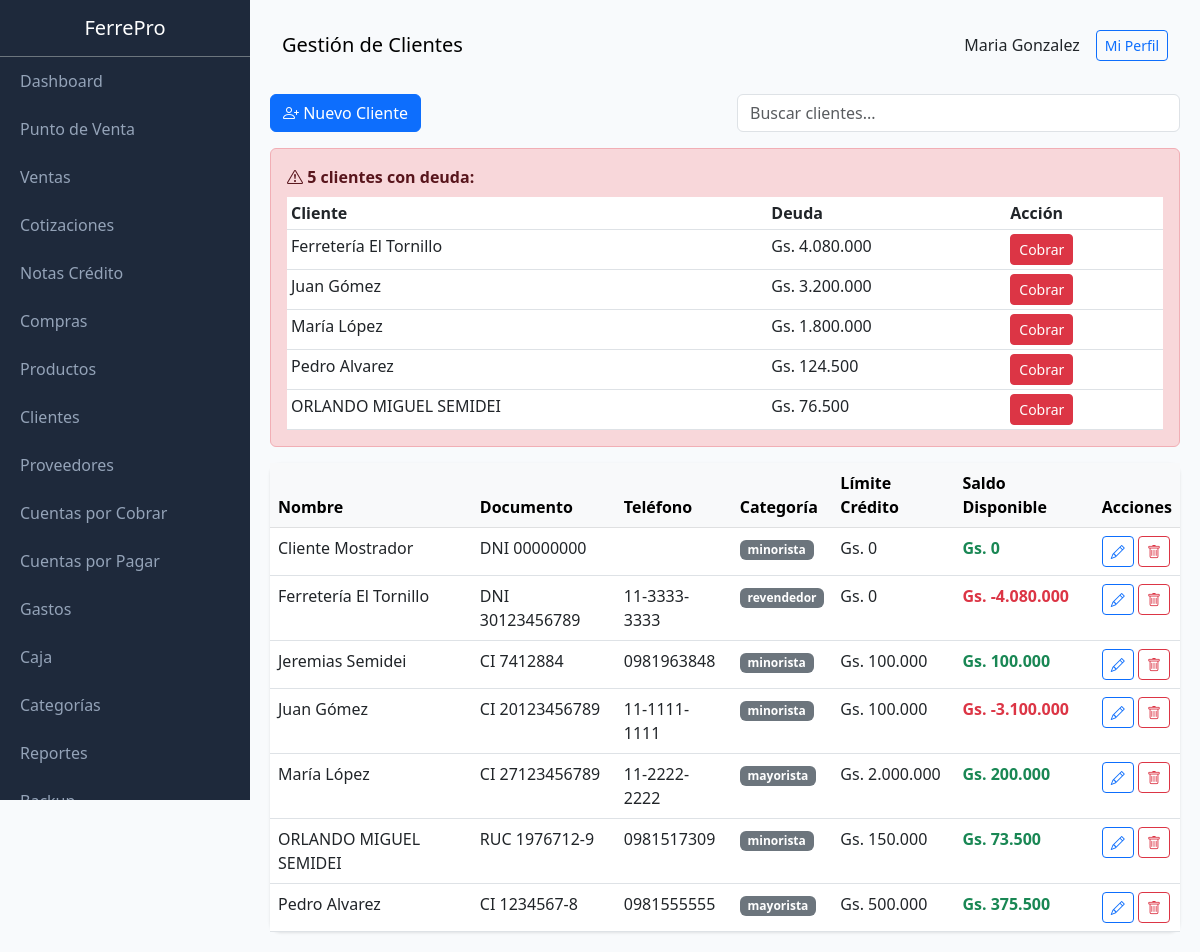
Before: /public/index.php?page=clients (signed in) with the older database file.
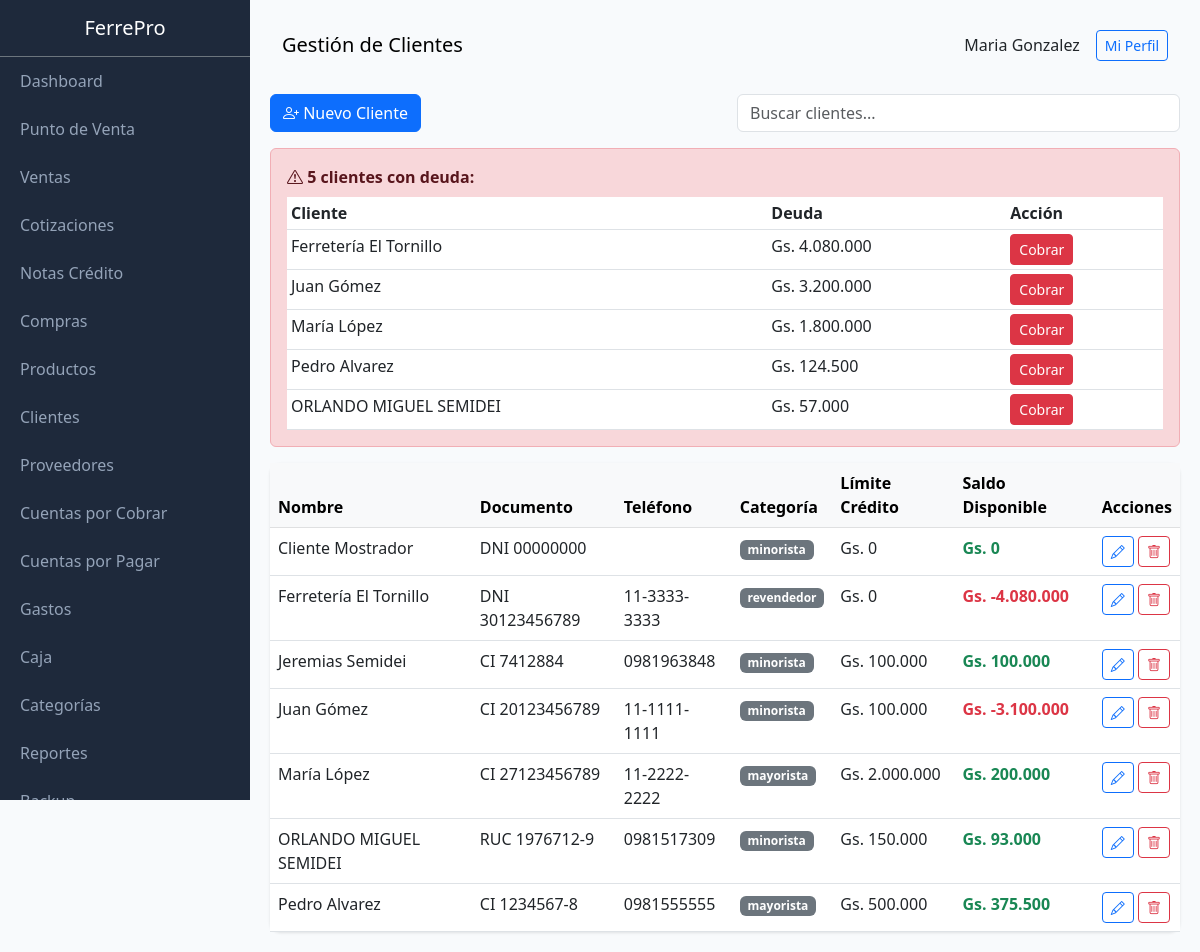
After: the same page with the newer database file.
### tables this page shows
CREATE TABLE users (
                id INTEGER PRIMARY KEY AUTOINCREMENT,
                name TEXT NOT NULL,
                email TEXT UNIQUE,
                password TEXT NOT NULL,
                role TEXT DEFAULT 'vendedor',
                active INTEGER DEFAULT 1,
                created_at DATETIME DEFAULT CURRENT_TIMESTAMP
            , last_login DATETIME, last_password_change DATETIME, failed_login_attempts INTEGER DEFAULT 0, locked_until DATETIME, two_fa_enabled INTEGER DEFAULT 0, two_fa_secret TEXT);

CREATE TABLE clients (
                id INTEGER PRIMARY KEY AUTOINCREMENT,
                name TEXT NOT NULL,
                document_type TEXT DEFAULT 'DNI',
                document TEXT,
                phone TEXT,
                email TEXT,
                address TEXT,
                credit_limit REAL DEFAULT 0,
                category TEXT DEFAULT 'minorista',
                balance REAL DEFAULT 0,
                active INTEGER DEFAULT 1,
                created_at DATETIME DEFAULT CURRENT_TIMESTAMP
            , credit_days INTEGER DEFAULT 30);

### class/Database.php (called while the page is built, shortened)
<?php
class Database extends PDO {
    private static $instance = null;
    private function __construct() {
        $dbPath = dirname(__DIR__) . '/storage/ferrepro.db';
        $this->initTables();
    }
    public static function getInstance() {
        if (self::$instance === null) {
            self::$instance = new self();
        }
        return self::$instance;
    }
    private function initTables() {
        $this->seedDefaultData();
    }
    private function seedDefaultData() {
        $stmt = $this->query("SELECT COUNT(*) as count FROM users");
    }
}

### class/Format.php (called while the page is built, shortened)
<?php
class Format {
    public static function money($amount) {
        $amount = floatval($amount);
        return 'Gs. ' . number_format($amount, 0, ',', '.');
    }
}

### views/clients/index.php (the view, shortened to what this page needs)
<?php
$pageTitle = 'Gestión de Clientes';
$clients = db()->query("SELECT * FROM clients WHERE active = 1 ORDER BY name")->fetchAll(PDO::FETCH_ASSOC);
$debtors = db()->query("SELECT * FROM clients WHERE active = 1 AND balance > 0 ORDER BY balance DESC")->fetchAll(PDO::FETCH_ASSOC);
$content = '
<div class="row mb-3">
    <div class="col-md-6">
        <a href="?page=clients&action=new" class="btn btn-primary"><i class="bi bi-person-plus"></i> Nuevo Cliente</a>
    </div>
    <div class="col-md-6">
        <input type="text" id="searchClients" class="form-control" placeholder="Buscar clientes...">
    </div>
</div>';
if (count($debtors) > 0) {
    $content .= '<div class="alert alert-danger">
    <strong><i class="bi bi-exclamation-triangle"></i> ' . count($debtors) . ' clientes con deuda:</strong>
    <table class="table table-sm mt-2 mb-0">
        <thead><tr><th>Cliente</th><th>Deuda</th><th>Acción</th></tr></thead>
        <tbody>';
    foreach ($debtors as $d) {
        $content .= '<tr><td>' . htmlspecialchars($d['name']) . '</td><td>' . Format::money($d['balance']) . '</td><td><a href="?page=receivable&client=' . $d['id'] . '" class="btn btn-sm btn-danger">Cobrar</a></td></tr>';
    }
    $content .= '</tbody></table></div>';
}
$content .= '
<div class="card">
    <div class="card-body p-0">
        <table class="table table-hover mb-0" id="clientsTable">
            <thead class="table-light">
                <tr>
                    <th>Nombre</th>
                    <th>Documento</th>
                    <th>Teléfono</th>
                    <th>Categoría</th>
                    <th>Límite Crédito</th>
                    <th>Saldo Disponible</th>
                    <th>Acciones</th>
                </tr>
            </thead>
            <tbody>';
foreach ($clients as $c) {
    $availableCredit = $c['credit_limit'] - $c['balance'];
    $balanceClass = $availableCredit < 0 ? 'text-danger fw-bold' : 'text-success fw-bold';
    $content .= '<tr>
        <td>' . htmlspecialchars($c['name']) . '</td>
        <td>' . $c['document_type'] . ' ' . htmlspecialchars($c['document']) . '</td>
        <td>' . htmlspecialchars($c['phone']) . '</td>
        <td><span class="badge bg-secondary">' . $c['category'] . '</span></td>
        <td>' . Format::money($c['credit_limit']) . '</td>
        <td class="' . $balanceClass . '">' . Format::money($availableCredit) . '</td>
        <td>
            <a href="?page=clients&action=edit&id=' . $c['id'] . '" class="btn btn-sm btn-outline-primary"><i class="bi bi-pencil"></i></a>
            <a href="?page=clients&action=delete&id=' . $c['id'] . '" class="btn btn-sm btn-outline-danger" onclick="return confirm(\'¿Eliminar?\')"><i class="bi bi-trash"></i></a>
        </td>
    </tr>';
}
$content .= '</tbody>
        </table>
    </div>
</div>
<script>
document.getElementById("searchClients").addEventListener("input", function() {
    const term = this.value.toLowerCase();
    const rows = document.querySelectorAll("#clientsTable tbody tr");
    rows.forEach(row => {
        row.style.display = row.textContent.toLowerCase().includes(term) ? "" : "none";
    });
});
</script>';

### public/index.php (shortened to what this page needs)
<?php
require_once dirname(__DIR__) . '/class/Database.php';
require_once dirname(__DIR__) . '/class/Format.php';
function db() {
    return Database::getInstance();
}
function auth() {
    return isset($_SESSION['user_id']) ? $_SESSION['user_id'] : null;
}
function user() {
    $stmt = db()->prepare("SELECT id, name, email, role FROM users WHERE id = ?");
    $stmt->execute([auth()]);
    return $stmt->fetch(PDO::FETCH_ASSOC);
}
function view($file, $data = []) {
    extract($data);
    $content = null;
    include dirname(__DIR__) . '/views/' . $file . '.php';
    include dirname(__DIR__) . '/views/layouts/main.php';
    exit;
}
$page = $_GET['page'] ?? 'home';
switch ($page) {
    case 'clients':
        view('clients/index');
        break;
}
?>

### views/layouts/main.php (shortened to what this page needs)
<!DOCTYPE html>
<html lang="es">
<head>
    <link rel="stylesheet" href="https://cdn.jsdelivr.net/npm/bootstrap@5.3.0/dist/css/bootstrap.min.css">
    <link rel="stylesheet" href="https://cdn.jsdelivr.net/npm/bootstrap-icons@1.10.0/font/bootstrap-icons.css">
</head>
<body>
    <div class="sidebar">
        <div class="p-3 text-center border-bottom border-secondary">
            <h5 class="text-white mb-0">FerrePro</h5>
        </div>
        <nav class="nav flex-column">
            <a class="nav-link" href="?page=dashboard">Dashboard</a>
            <a class="nav-link" href="?page=pos">Punto de Venta</a>
            <a class="nav-link" href="?page=sales">Ventas</a>
            <a class="nav-link" href="?page=quotes">Cotizaciones</a>
            <a class="nav-link" href="?page=credit_notes">Notas Crédito</a>
            <a class="nav-link" href="?page=purchases">Compras</a>
            <a class="nav-link" href="?page=products">Productos</a>
            <a class="nav-link" href="?page=clients">Clientes</a>
            <a class="nav-link" href="?page=providers">Proveedores</a>
            <a class="nav-link" href="?page=receivable">Cuentas por Cobrar</a>
            <a class="nav-link" href="?page=payable">Cuentas por Pagar</a>
            <a class="nav-link" href="?page=expenses">Gastos</a>
            <a class="nav-link" href="?page=cash">Caja</a>
            <a class="nav-link" href="?page=categories">Categorías</a>
            <a class="nav-link" href="?page=reports">Reportes</a>
            <a class="nav-link" href="?page=backup">Backup</a>
        </nav>
    </div>
    <div class="main-content">
        <nav class="navbar navbar-expand-lg mb-4 rounded">
            <div class="container-fluid">
                <span class="navbar-brand mb-0 h1"><?= $pageTitle ?? 'FerrePro' ?></span>
                <div class="d-flex align-items-center gap-3">
                    <span><?= user()['name'] ?? '' ?></span>
                    <a href="?page=profile" class="btn btn-sm btn-outline-primary">Mi Perfil</a>
                </div>
            </div>
        </nav>
        <?= $content ?? '' ?>
    </div>
</body>
</html>

### views/layouts/main.php (style rules this page uses)
:root { --primary: #2563eb; --dark: #1e293b; }
body { font-family: 'Segoe UI', sans-serif; background: #f8fafc; }
.sidebar { width: 250px; background: var(--dark); height: 100vh; position: fixed; top: 0; left: 0; overflow-y: auto; }
.sidebar .nav-link { color: #94a3b8; padding: 12px 20px; }
.main-content { margin-left: 250px; padding: 20px; }
.card { border: none; border-radius: 10px; box-shadow: 0 1px 3px rgba(0,0,0,0.1); }

Changed rows visible on the page:
changed clients "ORLANDO MIGUEL SEMIDEI": balance "Gs. 76.500" → "Gs. 57.000"; Format::money($availableCredit) "Gs. 73.500" → "Gs. 93.000"
